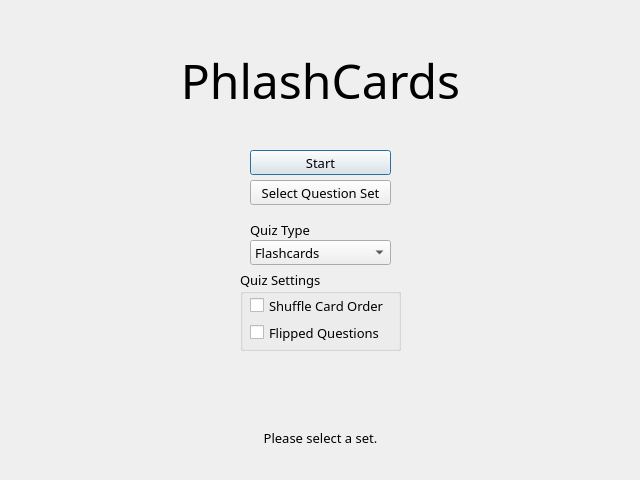
<?xml version="1.0" encoding="UTF-8"?>
<ui version="4.0">
 <class>home</class>
 <widget class="QDialog" name="home">
  <property name="geometry">
   <rect>
    <x>0</x>
    <y>0</y>
    <width>640</width>
    <height>480</height>
   </rect>
  </property>
  <property name="font">
   <font>
    <family>Ubuntu Sans</family>
    <pointsize>10</pointsize>
   </font>
  </property>
  <property name="windowTitle">
   <string>Dialog</string>
  </property>
  <widget class="QLabel" name="label_title">
   <property name="geometry">
    <rect>
     <x>10</x>
     <y>50</y>
     <width>621</width>
     <height>61</height>
    </rect>
   </property>
   <property name="font">
    <font>
     <family>Ubuntu Sans</family>
     <pointsize>36</pointsize>
     <bold>false</bold>
    </font>
   </property>
   <property name="layoutDirection">
    <enum>Qt::LayoutDirection::LeftToRight</enum>
   </property>
   <property name="text">
    <string>PhlashCards</string>
   </property>
   <property name="alignment">
    <set>Qt::AlignmentFlag::AlignCenter</set>
   </property>
  </widget>
  <widget class="QComboBox" name="dropdown_type">
   <property name="geometry">
    <rect>
     <x>250</x>
     <y>240</y>
     <width>141</width>
     <height>25</height>
    </rect>
   </property>
   <item>
    <property name="text">
     <string>Flashcards</string>
    </property>
   </item>
   <item>
    <property name="text">
     <string>Multiple Choice</string>
    </property>
   </item>
   <item>
    <property name="text">
     <string>Quiz</string>
    </property>
   </item>
  </widget>
  <widget class="QPushButton" name="button_start">
   <property name="geometry">
    <rect>
     <x>250</x>
     <y>150</y>
     <width>141</width>
     <height>25</height>
    </rect>
   </property>
   <property name="font">
    <font>
     <family>Ubuntu Sans</family>
     <pointsize>10</pointsize>
    </font>
   </property>
   <property name="text">
    <string>Start</string>
   </property>
  </widget>
  <widget class="QPushButton" name="button_import">
   <property name="geometry">
    <rect>
     <x>250</x>
     <y>180</y>
     <width>141</width>
     <height>25</height>
    </rect>
   </property>
   <property name="font">
    <font>
     <family>Ubuntu Sans</family>
     <pointsize>10</pointsize>
    </font>
   </property>
   <property name="text">
    <string>Select Question Set</string>
   </property>
  </widget>
  <widget class="QLabel" name="label_selectset">
   <property name="enabled">
    <bool>true</bool>
   </property>
   <property name="geometry">
    <rect>
     <x>240</x>
     <y>430</y>
     <width>161</width>
     <height>16</height>
    </rect>
   </property>
   <property name="font">
    <font>
     <family>Ubuntu Sans</family>
     <pointsize>10</pointsize>
    </font>
   </property>
   <property name="text">
    <string>Please select a set.</string>
   </property>
   <property name="alignment">
    <set>Qt::AlignmentFlag::AlignCenter</set>
   </property>
  </widget>
  <widget class="QLabel" name="label_type">
   <property name="geometry">
    <rect>
     <x>250</x>
     <y>220</y>
     <width>141</width>
     <height>20</height>
    </rect>
   </property>
   <property name="text">
    <string>Quiz Type</string>
   </property>
  </widget>
  <widget class="QGroupBox" name="groupBox">
   <property name="geometry">
    <rect>
     <x>240</x>
     <y>270</y>
     <width>161</width>
     <height>81</height>
    </rect>
   </property>
   <property name="title">
    <string>Quiz Settings</string>
   </property>
   <widget class="QCheckBox" name="check_shuffle">
    <property name="geometry">
     <rect>
      <x>10</x>
      <y>25</y>
      <width>141</width>
      <height>21</height>
     </rect>
    </property>
    <property name="text">
     <string>Shuffle Card Order</string>
    </property>
   </widget>
   <widget class="QCheckBox" name="check_flip">
    <property name="geometry">
     <rect>
      <x>10</x>
      <y>52</y>
      <width>141</width>
      <height>21</height>
     </rect>
    </property>
    <property name="text">
     <string>Flipped Questions</string>
    </property>
   </widget>
  </widget>
 </widget>
 <resources/>
 <connections/>
</ui>
